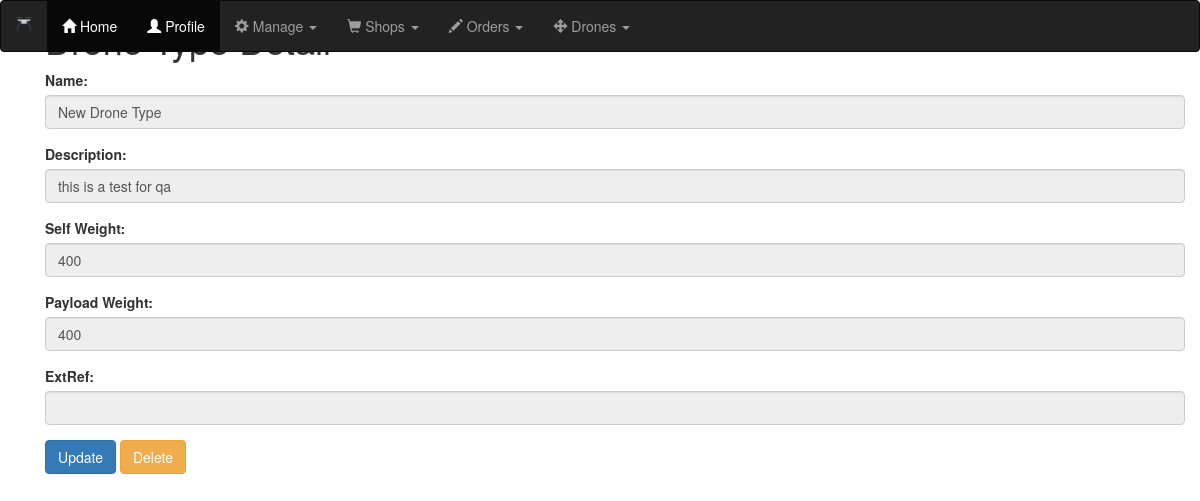
The app's page /drones/drone_type/1/detail with its own data.
### drones/models.py (models this page shows, shortened)
class DroneType(models.Model):
    name = models.CharField(max_length=25)
    description = models.CharField(max_length=50)
    self_weight = models.IntegerField()
    payload_weight = models.IntegerField()
    external_reference = models.CharField(max_length=25,blank=True)

### drones/views.py (the view)
# urls.py: path('drone_type/<int:id>/detail',DroneTypeDetailView.as_view(),name='drone_type_detail'),
class DroneTypeDetailView(DetailView):
    template_name = 'drones/dronetype_detail.html'
    model=DroneType
    context_object_name = 'drone'
    def get_object(self):
        id_ = self.kwargs.get("id")
        return get_object_or_404(DroneType,id=id_)

### drones/templates/drones/dronetype_detail.html (shortened to what this page needs)
<!DOCTYPE html>
{% extends "base.html" %}
{% load crispy_forms_tags %}
{% block content %}
<div class="container">
  <a href="{% url 'drones:drone_type_list' %}" style="align:right; float: right;">Drone Type List</a>
  <h1>Drone Type Detail</h1>
  <form method="POST">
    <div class="form-group">
        <label for="name">Name:</label>
        <input type="text" class="form-control" id="name" value='{{ drone.name }}' disabled>
    </div>
    <div class="form-group">
        <label for="description">Description:</label>
        <input type="text" class="form-control" id="description" value="{{ drone.description }}" disabled>
    </div>
    <div class="form-group">
        <label for="self_weight">Self Weight:</label>
        <input type="text" class="form-control" id="self_weight" value="{{ drone.self_weight }}" disabled>
    </div>
    <div class="form-group">
        <label for="payload">Payload Weight:</label>
        <input type="text" class="form-control" id="payload" value="{{ drone.payload_weight }}" disabled>
    </div>
    <div class="form-group">
        <label for="extref">ExtRef:</label>
        <input type="text" class="form-control" id="extref" value="{{ drone.external_reference }}" disabled>
    </div>
    <a href="{% url 'drones:drone_type_update' drone.id %}"><button type="button" class="btn btn-primary">Update</button></a>
    <a href="{% url 'drones:drone_type_delete' drone.id %}"><button type="button" class="btn btn-warning">Delete</button></a>
  </form>
</div>
{% endblock %}

### records on screen
DroneType: name "New Drone Type", description "this is a test for qa", self_weight "400", payload_weight "400"
